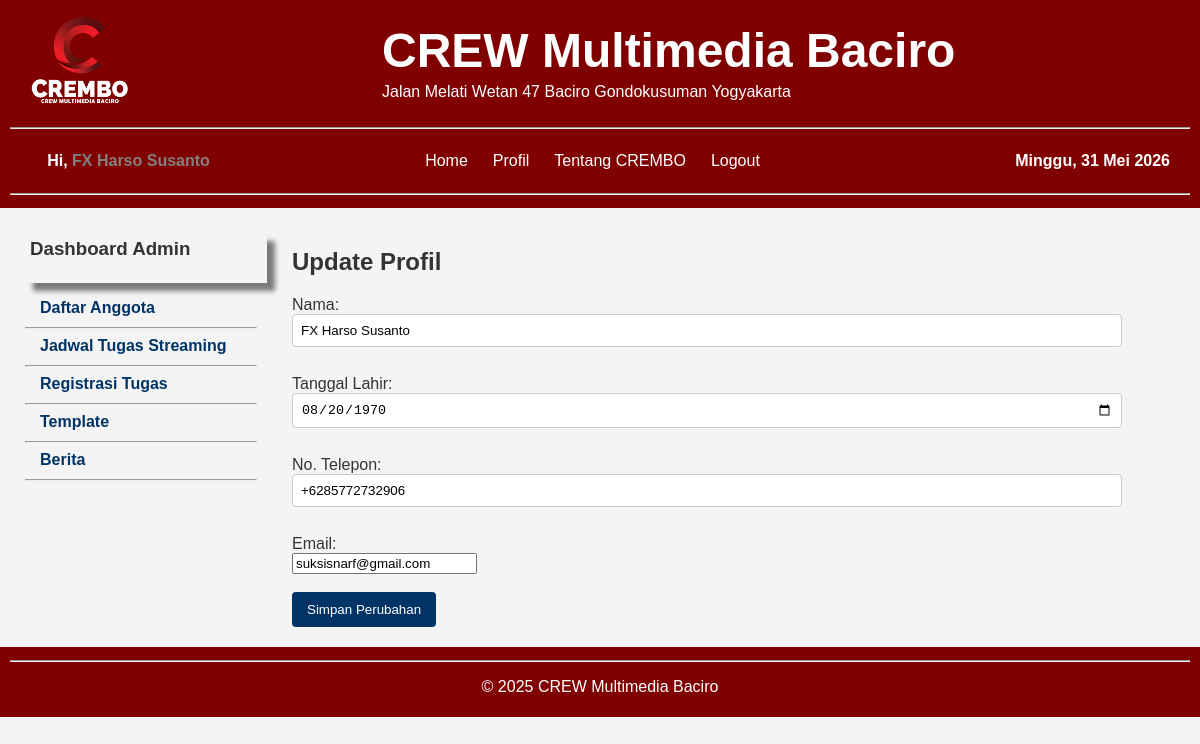
The app's page /update_profil (signed in) with its own data.
### tables this page shows
CREATE TABLE anggota (
   id INTEGER PRIMARY KEY AUTOINCREMENT,
   nama TEXT,
   username TEXT,
   telp TEXT,
   password TEXT,
   role TEXT
, tgl_lahir TEXT, email TEXT);

### app.py (the view, shortened to what this page needs)
@app.route('/update_profil', methods=['GET', 'POST'])
def update_profil():
    if 'username' not in session:
        return redirect(url_for('login'))
    username = session['username']
    with sqlite3.connect(DB_NAME) as conn:
        c = conn.cursor()
        c.execute("SELECT nama, tgl_lahir, telp, email, password FROM anggota WHERE username = ?", (username,))
        row = c.fetchone()
    if not row:
        flash("Data tidak ditemukan.")
        return redirect(url_for('dashboard'))
    nama_lama, tgl_lahir_lama, telp_lama, email_lama, pass_hash = row
    return render_template('update_profil.html', nama=nama_lama, tgl_lahir=tgl_lahir_lama or '', telp=telp_lama or '', email=email_lama or '')

### templates/update_profil.html (shortened to what this page needs)
<!DOCTYPE html>
<html lang="id">
<head>
    <link rel="stylesheet" href="{{ url_for('static', filename='style.css') }}">
</head>
<body>
<header>
    <div class="header-container">
        <div class="header-left">
            <img src="{{ url_for('static', filename='Logow.png') }}" alt="Logo" class="logo">
        </div>
         <div class="header-right">
            <h1 class="judul-besar">CREW Multimedia Baciro</h1>
            <p class="alamat">Jalan Melati Wetan 47 Baciro Gondokusuman  Yogyakarta</p>
        </div>
    </div>
    <hr>
<nav class="nav-bar">
    <div class="nav-container">
	<div class="nav-left">
		  {% if session.get('username') %}
        <div class="user-info"><b> Hi, <a href="{{ url_for('profil') }}">{{ nama }}</a></b></div>
                 {% endif %}
	</div>
        <div class="nav-center">
        <ul class="menu">
            {% if session.get('username') %}
                {% if session.get('role') == 'admin' %}
		     <li><a href="{{ url_for('dashboard') }}">Home</a></li>
                     <li><a href="#">Profil</a></li>
                     <li><a href="#">Tentang CREMBO</a></li>
                    <li><a href="{{ url_for('logout') }}">Logout</a></li>
                {% else %}
		    <li><a href="{{ url_for('dashboard') }}">Home</a></li>
                    <li><a href="#">Profil</a></li>
                    <li><a href="#">Tentang CREMBO</a></li>
                    <li><a href="{{ url_for('logout') }}">Logout</a></li>
                {% endif %}
            {% else %}
                <li><a href="{{ url_for('index') }}">Home</a></li>
                <li><a href="#">Profil</a></li>
                <li><a href="#">Tentang CREMBO</a></li>
                <li><a href="{{ url_for('login') }}">Login</a></li>
            {% endif %}
        </ul>
        </div>
        <div class="nav-right">
		{% if session.get('username') %}
		<div class="user-info">{{ hari_ini }}</div>
		 {% endif %}
	</div>
    </div>
</nav>
<hr>
</header>
<main>
    <div class="{% if session.get('username') %}dashboard-container{% else %}non-dashboard{% endif %}">
        {% if session.get('username') %}
        <div class="sidebar">
            <div class="sidedashboard">
                <h3>
                    {% if session['role'] == 'admin' %}
                        Dashboard Admin
                    {% else %}
                        Dashboard User
                    {% endif %}
                </h3>
            </div>
            <ul>
                {% if session['role'] == 'admin' %}
                    <li><a href="{{ url_for('ubah_role') }}">Daftar Anggota</a></li><hr>
                    <li><a href="{{ url_for('lihat_tugas') }}">Jadwal Tugas Streaming</a></li><hr>
                    <li><a href="{{ url_for('register_tugas') }}">Registrasi Tugas</a></li><hr>
                    <li><a href="#">Template</a></li><hr>
                    <li><a href="#">Berita</a></li><hr>
                {% else %}
                    <li><a href="{{ url_for('lihat_tugas') }}">Jadwal Tugas Streaming</a></li><hr>
                    <li><a href="{{ url_for('register_tugas') }}">Registrasi Tugas</a></li><hr>
                {% endif %}
            </ul>
        </div>
        {% endif %}
        <div class="dashboard-content">
            {% block content %}
	    	<h2>Update Profil</h2>
<form method="POST">
    <label>Nama:</label><br>
    <input type="text" name="nama" value="{{ nama }}" required><br><br>
    <label>Tanggal Lahir:</label><br>
    <input type="date" name="tgl_lahir" value="{{ tgl_lahir }}"><br><br>
    <label>No. Telepon:</label><br>
    <input type="text" name="telp" value="{{ telp }}"><br><br>
    <label>Email:</label><br>
    <input type="email" name="email" value="{{ email }}"><br><br>
    <button type="submit">Simpan Perubahan</button>
</form>
	    {% endblock %}
        </div>
    </div>
</main>
    <footer>
        <hr>
        <p style="text-align: center;">&copy; 2025 CREW Multimedia Baciro</p>
    </footer>
</body>
</html>

### static/style.css (style rules this page uses)
body { font-family: Arial, sans-serif; background-color: #f4f4f4; color: #333; margin: 0; padding: 0; }
main { padding: 20px; }
header, footer { background-color: maroon; color: white; padding: 5px 10px; }
footer { text-align: center; }
.header-container { display: flex; align-items: center; gap: 10px; padding: 10px 20px; }
.header-left { flex: 0 0 30%; }
.logo { max-width: 100px; height: auto; }
.header-right { flex: 1; display: flex; flex-direction: column; justify-content: center; align-items: flex-start; }
.judul-besar { font-size: 48px; margin: 0; font-weight: bold; text-align: left; }
.alamat { font-size: 16px; margin: 5px 0 0 0; text-align: left; }
a { color: grey; text-decoration: none; }
input[type="text"], input[type="password"], input[type="date"], input[type="time"], select { padding: 8px; width: 100%; margin-bottom: 10px; border: 1px solid #ccc; border-radius: 4px; }
input[type="submit"], button { background-color: #003366; color: white; padding: 10px 15px; border: none; border-radius: 4px; cursor: pointer; }
.nav-bar { background-color: maroon; padding: 10px 0; box-shadow: 0 2px 4px rgba(0,0,0,0.1); }
.nav-container { display: flex; width: 100%; max-width: 100%; }
.nav-left, .nav-center, .nav-right { display: flex; align-items: center; justify-content: center; padding: 5px; color: white; }
.nav-left { width: 20%; }
.nav-center { width: 60%; justify-content: center; }
.nav-right { width: 20%; justify-content: flex-end; padding-right: 20px; }
.menu { list-style-type: none; margin: 0; padding: 0; display: flex; gap: 15px; align-items: center; justify-content: center; background-color: maroon; }
.menu li { background: maroon; padding: 0 5px; border-radius: 4px; }
.menu li a { text-decoration: none; color: white; font-weight: normal; padding: 0; margin: 0; }
.user-info { font-weight: bold; color: white; }
.dashboard-container { display: flex; gap: 30px; margin-top: 0px; }
.sidebar { width: 20%; background-color: #f4f4f4; padding: 5px; }
.sidedashboard { width: 100%; box-shadow: 8px 8px 5px rgba(0,0,0,0.5); background-color: #grey; padding: 5px; }
.sidebar h3 { margin-top: 0; }
.sidebar ul { list-style-type: none; padding-left: 0; }
.sidebar ul li { margin-bottom: 10px; margin-left: 15px; pargin-top: 5px; }
.sidebar ul li a { color: #003366; font-weight: bold; }
.dashboard-content { width: 70%; }

### records on screen
anggota: nama "FX Harso Susanto", tgl_lahir "08/20/1970", telp "+6285772732906", email "suksisnarf@gmail.com"

### other values on screen
{{ hari_ini }} "Minggu, 31 Mei 2026"
